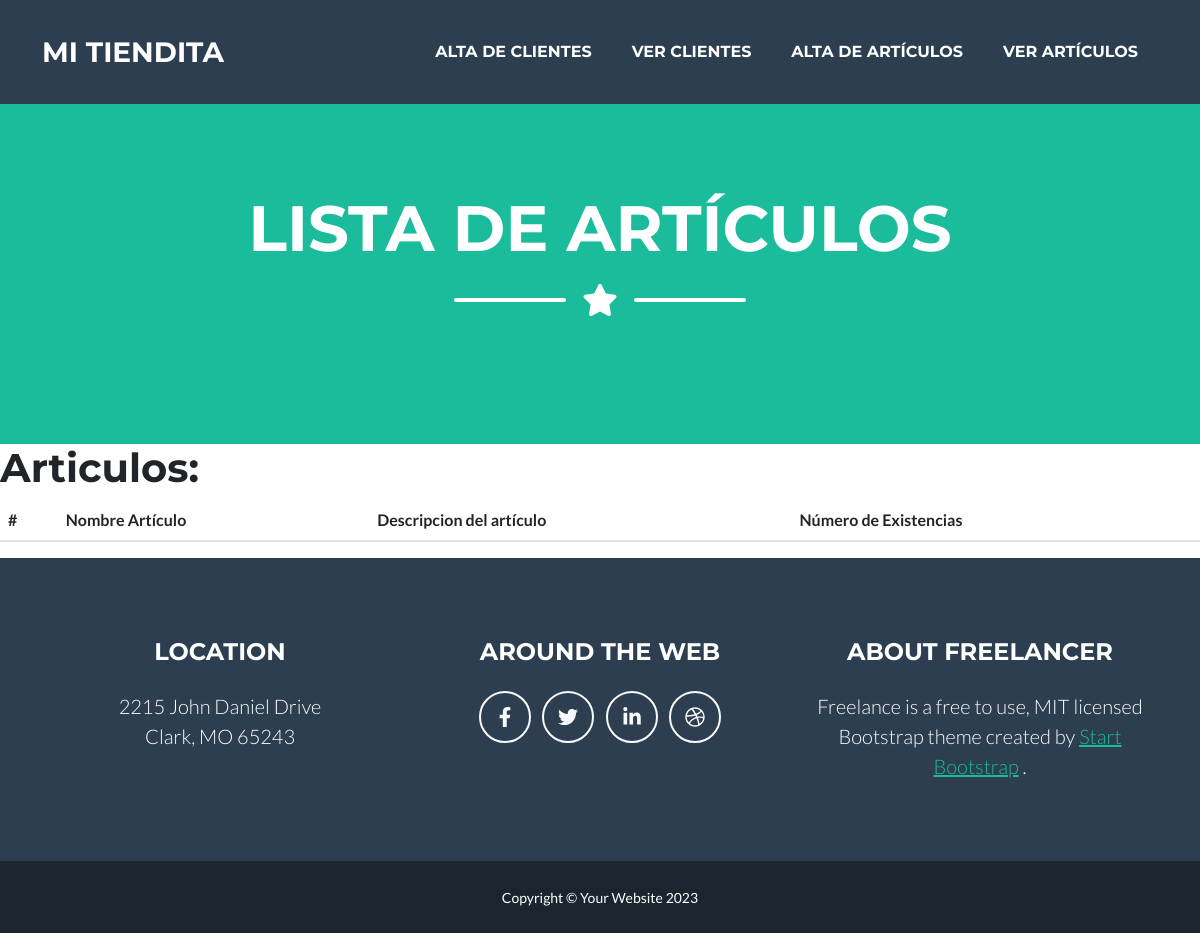
/AppCoder/articulos/, run on an earlier commit of the app's database.
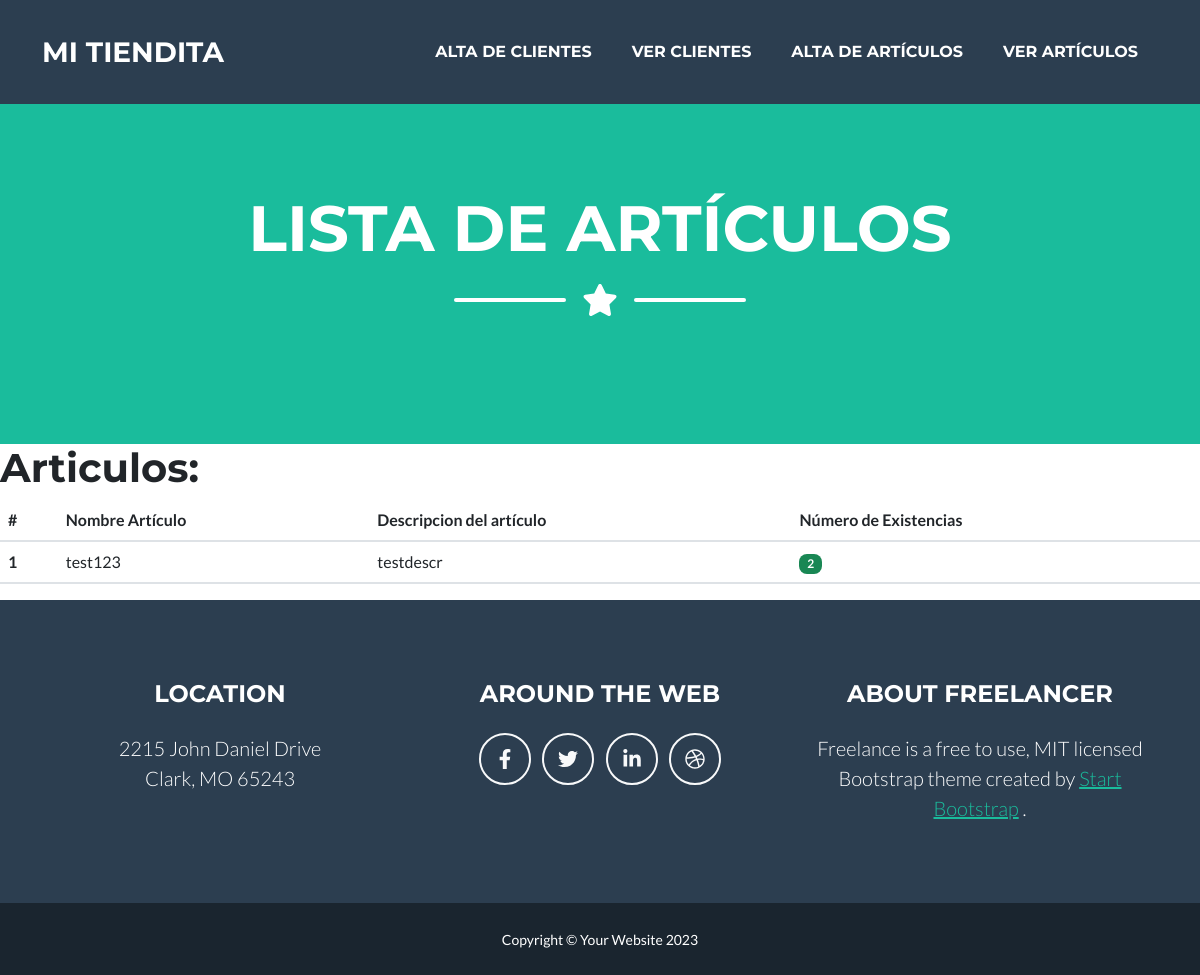
And on a later commit of the database.
### AppCoder/models.py (models this page shows)
class Articulos(models.Model):
    claveArticulo = models.CharField(max_length=50)
    descripcionArticulo = models.CharField(max_length=50)
    numExistencia = models.IntegerField()

### AppCoder/views.py (the view)
# urls.py: path('articulos/', articulos, name="articulos"),
def articulos(request):
        est = Articulos.objects.all()
        return render(request, "AppCoder/articulos.html", {"misarticulos":est})

### AppCoder/templates/AppCoder/articulos.html
{%extends "AppCoder/padre.html"%}
{% load static%}
{%block titulo%} Lista de Artículos
{%endblock%}
{%block contenido_que_cambia%}
<h1>Articulos:</h1>
<table class="table table-hover">
  <thead>
    <tr>
      <th scope="col">#</th>
      <th scope="col">Nombre Artículo</th>
      <th scope="col">Descripcion del artículo</th>
      <th scope="col">Número de Existencias</th>
    </tr>
  </thead>
  <tbody>
    {% for est in misarticulos %}
    <tr>
      <th >{{est.id}}</th>
      <td>{{est.claveArticulo }}</td>
      <td>{{est.descripcionArticulo  }}</td>
      {%if est.numExistencia == 0 %}
      <td><span class="badge bg-danger">{{est.numExistencia  }}</span></td>
      {%else%}
      <td><span class="badge bg-success">{{est.numExistencia  }}</span></td>
      {%endif%}
    </tr>
    {% endfor %}
  </tbody>
</table>
{% endblock %}

What changed in the data, as far as the page shows it:
added Articulos: id "1", claveArticulo "test123", descripcionArticulo "testdescr", numExistencia "2"
